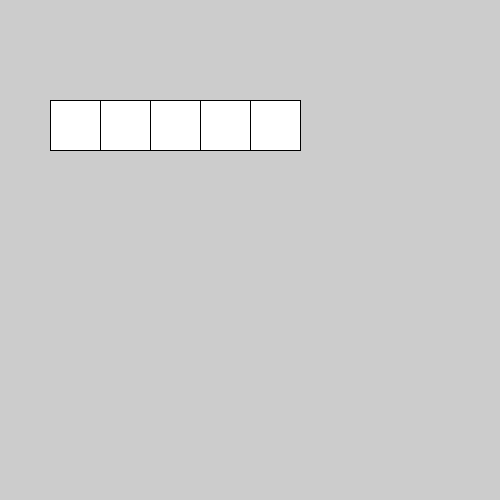
Frame 1 (no input)
Frame 60 (the mouse pressed at the canvas centre just before this capture): identical to frame 1, image omitted
Frame 120 (the mouse held since frame 60 and released just before this capture): identical to frame 1, image omitted

The Processing sketch that drew this single still picture (run headless with seeded random() and noise(); from frame 60 on, the mouse is pressed at the canvas centre):

// Processing sketch: Programing1Lesson04Sample07
// ── Programing1Lesson04Sample07.pde
//矩形を並べて描画するプログラム
void setup () {
  size(500, 500);
}

void draw () {
  int rectWidth = 50;
  int rectHeight = 50;
  
  //rectMode(CORNER);
  for(int i = 0; i < 5; i++) {
  rect(
  50 + rectWidth * i,
  50 + rectHeight,
  50,
  50
  );}
}
